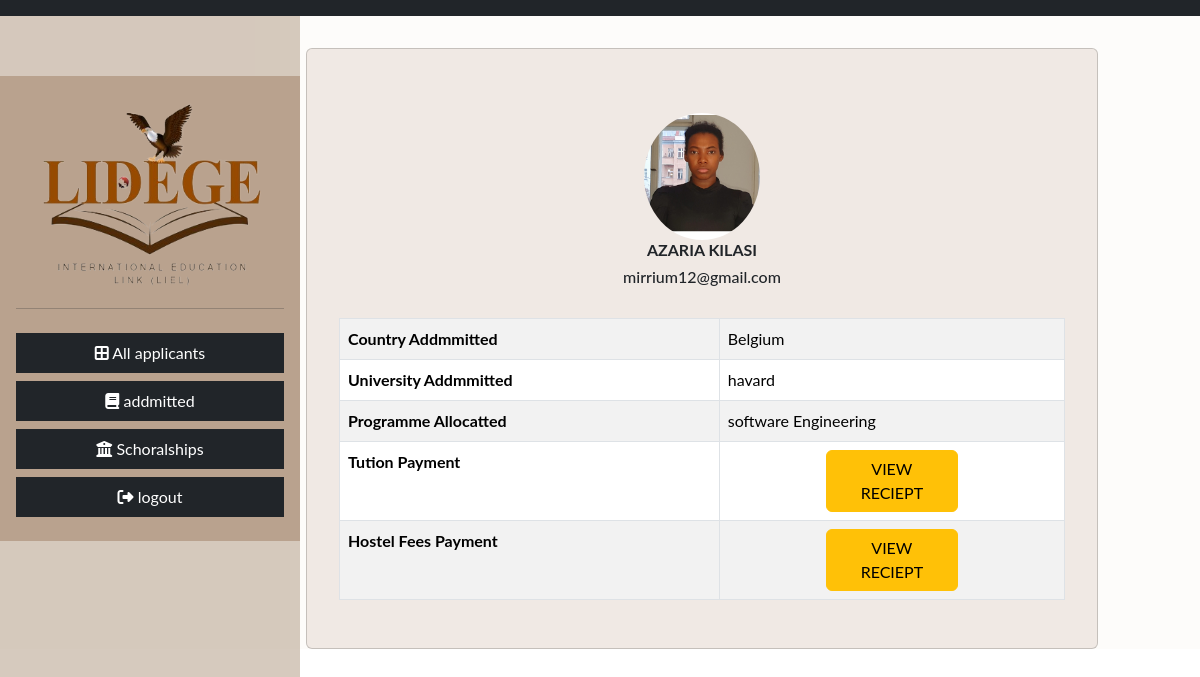
/addmission_status_staff/18 (signed in), run on the app's committed database.
### applicantsReg/models.py (models this page shows, shortened)
class Applicant_Personal_Details(models.Model):
    user = models.OneToOneField(CustomUser, on_delete=models.CASCADE,related_name='personal_details')
    firstname = models.CharField(max_length=100)
    last_name = models.CharField(max_length=100)
    phone = models.CharField(max_length=13)
    date_of_birth =  models.DateField(null=True)
    submission_time = SubmissionTimeField(null=True)
    nationality = models.CharField(
        max_length=100,
        choices=[(country.name, country.name) for country in pycountry.countries],
        blank=True,
        null=True,
    )
    profile_image = models.ImageField(upload_to='profile_images/', blank=True)
    class Meta:
        verbose_name_plural = "Applicant personal Details"

class CustomUser(AbstractUser):
    email = models.EmailField(unique=True, blank=True, null=True)
    username = models.CharField(max_length=100, unique=True)
    referred_by = models.ForeignKey('self', on_delete=models.SET_NULL, null=True, related_name='referrals')
    class Meta:
        verbose_name_plural = "Users"

class Addmitted_student(models.Model):
    user = models.OneToOneField(CustomUser, on_delete=models.CASCADE,related_name='addmitted_student')
    addmitted_university = models.CharField(max_length=100)
    country_selected = models.CharField(max_length=100,
        choices=[(country.name, country.name) for country in pycountry.countries],
        blank=True,
        null=True,)
    allocated_progrramme = models.CharField(max_length=100)
    addmission_date = models.DateField(null=True)
    hostel_fees_payment_reciept = LimitedFileField(upload_to='payment_reciepts/fees/')
    tuition_fees_payment_reciept = LimitedFileField(upload_to='payment_reciepts/fees/')
    Other_payment_reciept = LimitedFileField(upload_to='payment_reciepts/fees/')
    addmission_leter = LimitedFileField(upload_to='addmission_letter/', null=True)
    feedback = models.TextField()
    submission_time = SubmissionTimeField(null=True)
    addmission_approval = models.CharField(choices=ADDMISSION_STATUS, max_length=50, null=True)
    addmission_reject_reason = models.TextField(null=True)

### applicantsReg/views.py (the view)
# urls.py: path('addmission_status_staff/<user>',views.addmission_status, name = 'addmission_status_staff' ),
@login_required
@user_passes_test(is_staff)
def addmission_status(request,user):
    if not request.user.is_authenticated:
        return redirect("login")
    applicantDetails = Applicant_Personal_Details.objects.get(user = user)
    addmitted = Addmitted_student.objects.get(user = user)
    if addmitted :
        return render(request,'addmssion_status_for_staff.html',{"addmitted":addmitted,"applicantDetails":applicantDetails})

### applicantsReg/views.py (called while the page is built)
def is_staff(user):
    return user.is_staff

### applicantsReg/templates/addmssion_status_for_staff.html (shortened to what this page needs)
{%extends 'base4.html'%}
{%load static%}
{%load crispy_forms_tags%}
{%block content%}
 <div class="row" style="padding-top: 2rem; background-color:#f1e7dd27 ;">
   <div class="col-md-3">
   </div>
   <div class="col-md-8" style="height: auto;">
    <div class="card mt-3" style="padding: 2rem;  background-color:#b3967c2d ">
      {% if applicantDetails.profile_image %}
        <img class="rounded-circle" style="width:16%; margin-left:42%; margin-top: 2rem;"
        src="{{applicantDetails.profile_image.url}}" alt="">
      {%else%}
      <img class="rounded-circle" style="width:16%; margin-left:42%; margin-top: 2rem;"
      src="{%static 'img/avatar.jpg'%}" alt="">
      {% endif %}
        <h6 style="text-align: center;"><strong>{{applicantDetails.firstname}} {{applicantDetails.last_name}}</strong></h6>
                 <h6 style="text-align: center; margin-bottom: 2rem;">{{applicantDetails.user.email}}</h6>
        {%if addmitted.country_selected%}
        <table class="table table-striped table-bordered">
            <tbody>
              <tr>
                <th scope="row">Country Addmmitted</th>
                <td>{{addmitted.country_selected}}</td>
              </tr>
              <tr>
                <th scope="row">University Addmmitted</th>
                <td>{{addmitted.addmitted_university}}</td>
              </tr>
              <tr>
                <th scope="row">Programme Allocatted</th>
                <td>{{addmitted.allocated_progrramme}}</td>
              </tr>
              <tr>
                <th scope="row">Tution Payment</th>
                <td>
                    {%if addmitted.tuition_fees_payment_reciept %}
                    <a href="{{addmitted.tuition_fees_payment_reciept.url}}" class="btn btn-warning" style="width: 40%; margin-left: 30%;">VIEW RECIEPT</a>
                    {%endif%}
                </td>
              </tr>
              <tr>
                <th scope="row">Hostel Fees Payment</th>
                <td>
                    {%if addmitted.tuition_fees_payment_reciept %}
                    <a href="{{addmitted.hostel_fees_payment_reciept.url}}" class="btn btn-warning" style="width: 40%; margin-left: 30%;">VIEW RECIEPT</a>
                    {%endif%}
                </td>
              </tr>
            </tbody>
          </table>
          {%else%}
          <h6 style="margin-top: 2rem; margin-bottom: 3rem; color: orange; text-align: center;">pending..........<strong></strong></h6>
          {%endif%}
    </div>
   </div>
   <div class="col-md-1">
   </div>
 </div>
{%endblock%}

### applicantsReg/templates/base4.html (style rules this page uses)
body { font-family: "Lato", sans-serif; }

### data on the page
Applicant_Personal_Details: profile_image (picture), firstname "AZARIA", last_name "KILASI", user.email "mirrium12@gmail.com"
Addmitted_student: country_selected "Belgium", addmitted_university "havard", allocated_progrramme "software Engineering"
